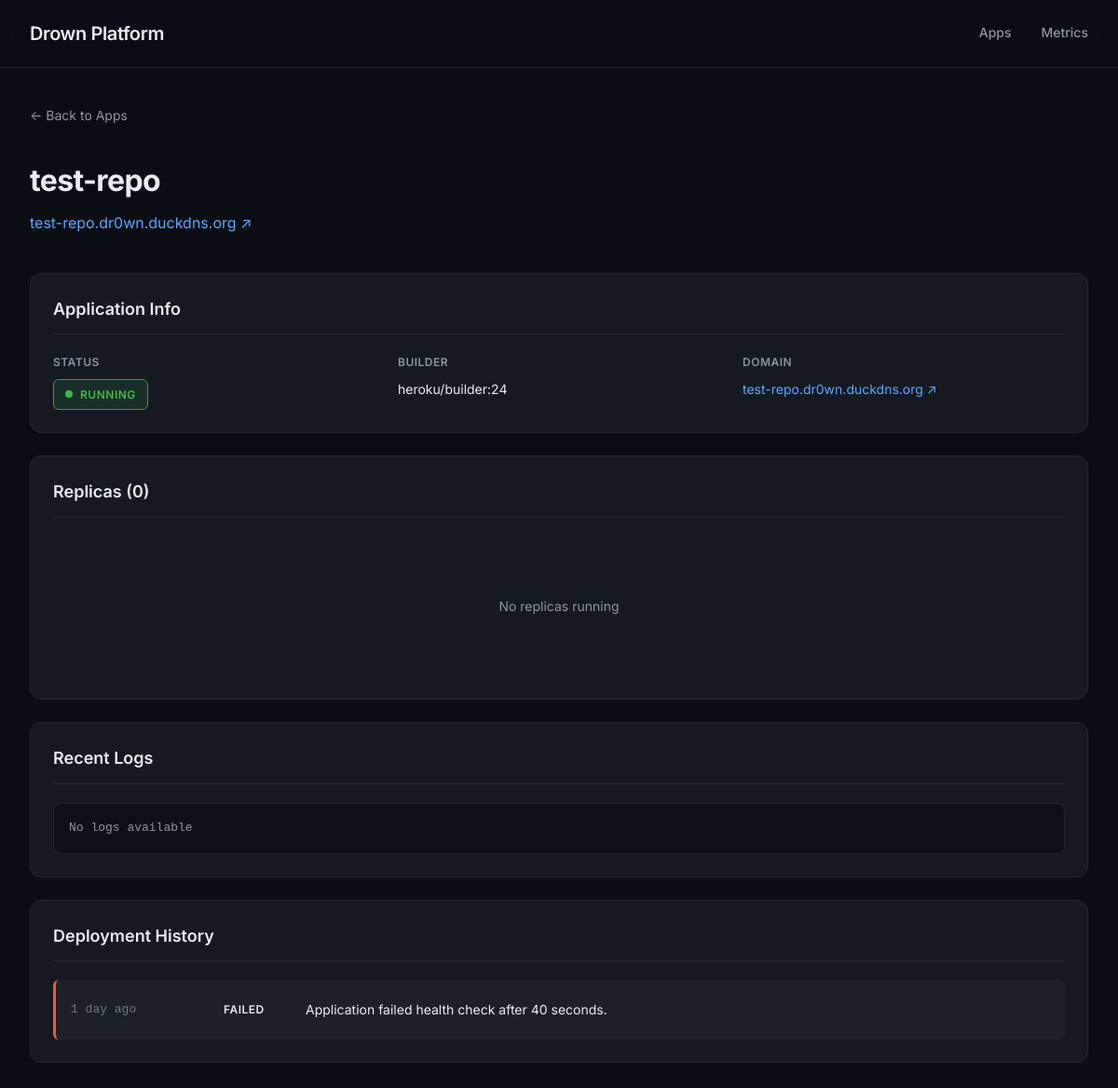
Page /app/test-repo on the committed database.
### tables this page shows
CREATE TABLE apps (
            id INTEGER PRIMARY KEY AUTOINCREMENT,
            app_name TEXT UNIQUE NOT NULL,
            domain TEXT,
            builder TEXT,
            status TEXT,
            created_at TIMESTAMP DEFAULT CURRENT_TIMESTAMP
        );

CREATE TABLE deployments (
            id INTEGER PRIMARY KEY AUTOINCREMENT,
            app_name TEXT NOT NULL,
            status TEXT,
            message TEXT,
            created_at TIMESTAMP DEFAULT CURRENT_TIMESTAMP
        );

### web/app.py (the view, shortened to what this page needs)
@app.route('/app/<app_name>')
def app_detail(app_name):
    app_data = database.get_app(app_name)
    if not app_data:
        return "App not found", 404
    app = {
        'name': app_data[0],
        'domain': app_data[1],
        'builder': app_data[2],
        'status': app_data[3]
    }
    replicas_data = database.get_replicas(app_name)
    container_names = [container_id for _, _, container_id, _ in replicas_data if container_id]
    all_metrics = docker_ops.get_multiple_container_metrics(container_names)
    replicas = []
    deployments_data = database.get_deployment_history(app_name, limit=10)
    deployments = []
    for status, message, created_at in deployments_data:
        try:
            dt = datetime.strptime(created_at, '%Y-%m-%d %H:%M:%S')
            delta = datetime.now() - dt
            if delta.days > 0:
                time_ago = f"{delta.days} day{'s' if delta.days > 1 else ''} ago"
            elif delta.seconds >= 3600:
                hours = delta.seconds // 3600
                time_ago = f"{hours} hour{'s' if hours > 1 else ''} ago"
            elif delta.seconds >= 60:
                minutes = delta.seconds // 60
                time_ago = f"{minutes} minute{'s' if minutes > 1 else ''} ago"
            else:
                time_ago = "just now"
        except:
            time_ago = created_at
        deployments.append({
            'status': status,
            'message': message,
            'time_ago': time_ago,
            'created_at': created_at
        })
    configs_data = database.get_configs(app_name)
    configs = [{'key': key, 'value': value} for key, value in configs_data]
    logs = ""
    if replicas and replicas[0]['container_id']:
        try:
            logs = docker_ops.get_container_logs(replicas[0]['container_id'], follow=False)
            logs = '\n'.join(logs.split('\n')[-50:])
        except:
            logs = "Unable to fetch logs"
    return render_template('app_detail.html',
                         app=app,
                         replicas=replicas,
                         deployments=deployments,
                         configs=configs,
                         logs=logs)

### web/templates/app_detail.html (shortened to what this page needs)
{% extends "base.html" %}
{% block content %}
<a href="{{ url_for('index') }}" class="back-link">
    ← Back to Apps
</a>
<div class="page-header">
    <h1 class="page-title">{{ app.name }}</h1>
    {% if app.domain %}
    <p class="page-subtitle">
        <a href="https://{{ app.domain }}" target="_blank">{{ app.domain }} ↗</a>
    </p>
    {% endif %}
</div>
<div class="detail-section">
    <h2 class="section-title">Application Info</h2>
    <div class="info-grid">
        <div class="info-item">
            <span class="info-label">Status</span>
            <span class="info-value">
                <span class="status-badge status-{{ app.status }}">{{ app.status }}</span>
            </span>
        </div>
        <div class="info-item">
            <span class="info-label">Builder</span>
            <span class="info-value">{{ app.builder }}</span>
        </div>
        <div class="info-item">
            <span class="info-label">Domain</span>
            <span class="info-value">
                {% if app.domain %}
                <a href="https://{{ app.domain }}" target="_blank">{{ app.domain }} ↗</a>
                {% else %}
                Not configured
                {% endif %}
            </span>
        </div>
    </div>
</div>
<div class="detail-section">
    <h2 class="section-title">Replicas ({{ replicas|length }})</h2>
    {% if replicas %}
    <div class="table-container">
        <table>
            <thead>
                <tr>
                    <th>Replica</th>
                    <th>Port</th>
                    <th>Container ID</th>
                    <th>Status</th>
                    <th>CPU</th>
                    <th>Memory</th>
                </tr>
            </thead>
            <tbody>
                {% for replica in replicas %}
                <tr>
                    <td><strong>replica-{{ replica.num }}</strong></td>
                    <td class="table-monospace">{{ replica.port }}</td>
                    <td class="table-monospace">{{ replica.container_id[:12] if replica.container_id else 'N/A' }}</td>
                    <td>
                        <span class="status-badge status-{{ replica.status }}">{{ replica.status }}</span>
                    </td>
                    <td>
                        {% if replica.metrics %}
                        {% set cpu_val = replica.metrics.cpu.replace('%', '') | float %}
                        <span class="metric-badge {% if cpu_val > 80 %}high{% elif cpu_val > 50 %}medium{% endif %}">
                            {{ replica.metrics.cpu }}
                        </span>
                        {% else %}
                        <span class="metric-badge">—</span>
                        {% endif %}
                    </td>
                    <td>
                        {% if replica.metrics %}
                        <span class="metric-badge">{{ replica.metrics.memory }}</span>
                        {% else %}
                        <span class="metric-badge">—</span>
                        {% endif %}
                    </td>
                </tr>
                {% endfor %}
            </tbody>
        </table>
    </div>
    {% else %}
    <div class="empty-state">
        <div class="empty-state-text">No replicas running</div>
    </div>
    {% endif %}
</div>
<div class="detail-section">
    <h2 class="section-title">Recent Logs</h2>
    <div class="logs-container">{{ logs or 'No logs available' }}</div>
</div>
<div class="detail-section">
    <h2 class="section-title">Deployment History</h2>
    {% if deployments %}
    <div class="deployment-list">
        {% for deployment in deployments %}
        <div class="deployment-item status-{{ deployment.status }}">
            <span class="deployment-time">{{ deployment.time_ago }}</span>
            <span class="deployment-status">
                <span class="status-badge status-{{ deployment.status }}">{{ deployment.status }}</span>
            </span>
            <span class="deployment-message">{{ deployment.message or 'No message' }}</span>
        </div>
        {% endfor %}
    </div>
    {% else %}
    <div class="empty-state">
        <div class="empty-state-text">No deployment history</div>
    </div>
    {% endif %}
</div>
{% endblock %}

### web/static/css/style.css (style rules this page uses)
* { margin: 0; padding: 0; box-sizing: border-box; }
:root { --bg-primary: #0A0E14; --bg-secondary: #151A21; --bg-tertiary: #1C2128; --border: #21262D; --border-accent: #30363D; --text-primary: #E6EDF3; --text-secondary: #8B949E; --text-tertiary: #6E7681; --status-running: #3FB950; --status-running-glow: rgba(63, 185, 80, 0.4); --status-stopped: #F85149; --status-stopped-glow: rgba(248, 81, 73, 0.3); --status-warning: #D29922; --accent-blue: #58A6FF; --accent-purple: #A371F7; --accent-green: #238636; --accent-green-hover: #2EA043; --success-bg: rgba(46, 160, 67, 0.15); --success-border: #2EA043; --error-bg: rgba(248, 81, 73, 0.15); --error-border: #F85149; --info-bg: rgba(88, 166, 255, 0.15); --info-border: #58A6FF; }
body { font-family: 'Inter', -apple-system, system-ui, sans-serif; background: var(--bg-primary); color: var(--text-primary); line-height: 1.6; font-size: 14px; -webkit-font-smoothing: antialiased; -moz-osx-font-smoothing: grayscale; }
a { color: var(--accent-blue); text-decoration: none; transition: color 200ms cubic-bezier(0.4, 0, 0.2, 1); }
.back-link { display: inline-flex; align-items: center; gap: 0.5rem; color: var(--text-secondary); font-size: 14px; margin-bottom: 2rem; transition: color 200ms ease; }
.page-header { margin-bottom: 2.5rem; }
.page-title { font-size: 32px; font-weight: 700; color: var(--text-primary); letter-spacing: -0.02em; margin-bottom: 0.5rem; }
.page-subtitle { font-size: 16px; color: var(--text-secondary); }
.detail-section { background: var(--bg-secondary); border: 1px solid var(--border); border-radius: 12px; padding: 1.5rem; margin-bottom: 1.5rem; }
.section-title { font-size: 18px; font-weight: 600; color: var(--text-primary); margin-bottom: 1.25rem; padding-bottom: 0.75rem; border-bottom: 1px solid var(--border); }
.info-grid { display: grid; grid-template-columns: repeat(auto-fit, minmax(250px, 1fr)); gap: 1.5rem; }
.info-item { display: flex; flex-direction: column; gap: 0.5rem; }
.info-label { font-size: 12px; color: var(--text-secondary); text-transform: uppercase; letter-spacing: 0.5px; font-weight: 600; }
.info-value { font-size: 14px; color: var(--text-primary); word-break: break-word; }
.status-badge { display: inline-flex; align-items: center; gap: 0.5rem; padding: 0.375rem 0.75rem; border-radius: 6px; font-size: 12px; font-weight: 600; text-transform: uppercase; letter-spacing: 0.5px; }
.status-badge::before { content: ''; width: 8px; height: 8px; border-radius: 50%; }
.status-badge.status-running { background: var(--success-bg); color: var(--status-running); border: 1px solid var(--success-border); }
.status-badge.status-running::before { background: var(--status-running); }
.logs-container { background: #0D1117; color: var(--text-secondary); font-family: 'JetBrains Mono', 'Fira Code', 'Consolas', monospace; font-size: 13px; padding: 1rem; border-radius: 8px; max-height: 500px; overflow-y: auto; line-height: 1.6; white-space: pre-wrap; word-wrap: break-word; border: 1px solid var(--border); }
.deployment-list { display: flex; flex-direction: column; gap: 0.75rem; }
.deployment-item { display: flex; align-items: center; gap: 1rem; padding: 1rem; background: var(--bg-tertiary); border-left: 3px solid var(--border); border-radius: 6px; transition: all 200ms ease; }
.deployment-item.status-failed, .deployment-item.status-stopped { border-left-color: var(--status-stopped); }
.deployment-time { font-size: 13px; color: var(--text-tertiary); min-width: 120px; font-family: 'JetBrains Mono', 'Fira Code', 'Consolas', monospace; }
.deployment-status { min-width: 100px; }
.deployment-message { flex: 1; font-size: 14px; color: var(--text-primary); }
.empty-state { text-align: center; padding: 4rem 1rem; color: var(--text-tertiary); }
.empty-state-text { font-size: 14px; color: var(--text-secondary); }

### rows in the picture
apps: name "test-repo", domain "test-repo.dr0wn.duckdns.org", status "RUNNING", builder "heroku/builder:24"
deployments: time_ago "1 day ago", status "FAILED", message "Application failed health check after 40 seconds."

### other values in the picture
{{ replicas|length }} "0"
{{ logs or 'No logs available' }} "No logs available"
